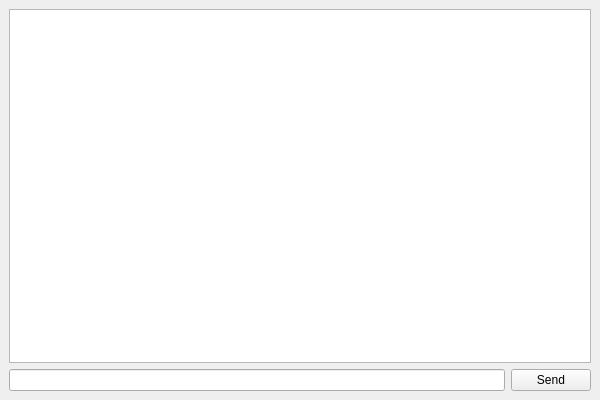
<?xml version="1.0" encoding="UTF-8"?>
<ui version="4.0">
 <class>MainWindow</class>
 <widget class="QMainWindow" name="MainWindow">
  <property name="geometry">
   <rect>
    <x>0</x>
    <y>0</y>
    <width>600</width>
    <height>400</height>
   </rect>
  </property>
  <property name="sizePolicy">
   <sizepolicy hsizetype="Minimum" vsizetype="Minimum">
    <horstretch>0</horstretch>
    <verstretch>0</verstretch>
   </sizepolicy>
  </property>
  <property name="minimumSize">
   <size>
    <width>600</width>
    <height>400</height>
   </size>
  </property>
  <property name="windowTitle">
   <string>msgr</string>
  </property>
  <widget class="QWidget" name="centralwidget">
   <layout class="QVBoxLayout" name="verticalLayout">
    <item>
     <widget class="QTextEdit" name="textEdit">
      <property name="readOnly">
       <bool>true</bool>
      </property>
     </widget>
    </item>
    <item>
     <layout class="QHBoxLayout" name="horizontalLayout">
      <item>
       <widget class="QLineEdit" name="msg_lEdit"/>
      </item>
      <item>
       <widget class="QPushButton" name="send_pBtn">
        <property name="text">
         <string>Send</string>
        </property>
       </widget>
      </item>
     </layout>
    </item>
   </layout>
  </widget>
 </widget>
 <resources/>
 <connections/>
</ui>
